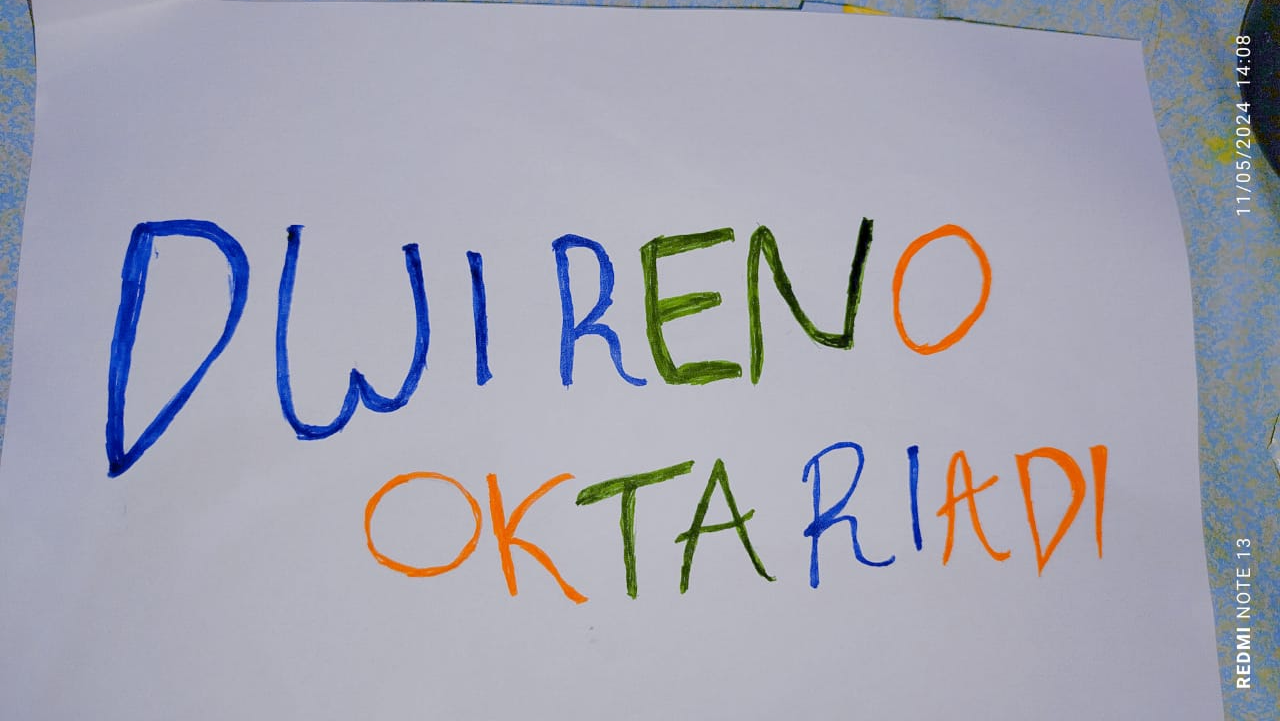
#> input picture Reno_124.jpg, 1280 x 721 px
$ jupyter execute --allow-errors 'Dwi reno Okta R_UTS PCD_B.ipynb'
#> lines starting #> are read from the running program, lines starting #| are printed output that depends on the picture
[cell 1]
import cv2
import matplotlib.pyplot as plt
import numpy as np

[cell 2]
img = cv2.imread("Reno_124.jpg")
#> img is the input picture: shape (721, 1280, 3); mean B, G, R 177.7, 164, 163.1

# deteksi warna citra

[cell 3]
alpha = 1.5
beta = 50
#> (the rest of this cell did not finish here and is left out)

# konversi ke rgb

#> (a cell that did not finish here is left out)

#> (a cell that did not finish here is left out)

# Menapilkan gambar

#> (a cell that did not finish here is left out)

# Menghitung histogram

[cell 7]
color = ('b','g','r')
#> (the rest of this cell did not finish here and is left out)

# Membuat list untuk menyimpan citra threshold

[cell 8]
thresh_images = []
titles = ['None', 'Blue', 'Red-Blue', 'Red-Green-Blue']

# Menghitung histogram dan nilai ambang batas

#> (a cell that did not finish here is left out)

# Menampilkan citra threshold

[cell 10]
plt.figure(figsize=(10, 10))
#> (the rest of this cell did not finish here and is left out)

[cell 11]
# Load the image
image = cv2.imread('Reno_124.jpg')

# Convert to RGB
image_rgb = cv2.cvtColor(image, cv2.COLOR_BGR2RGB)

# Split into RGB channels
R, G, B = cv2.split(image_rgb)
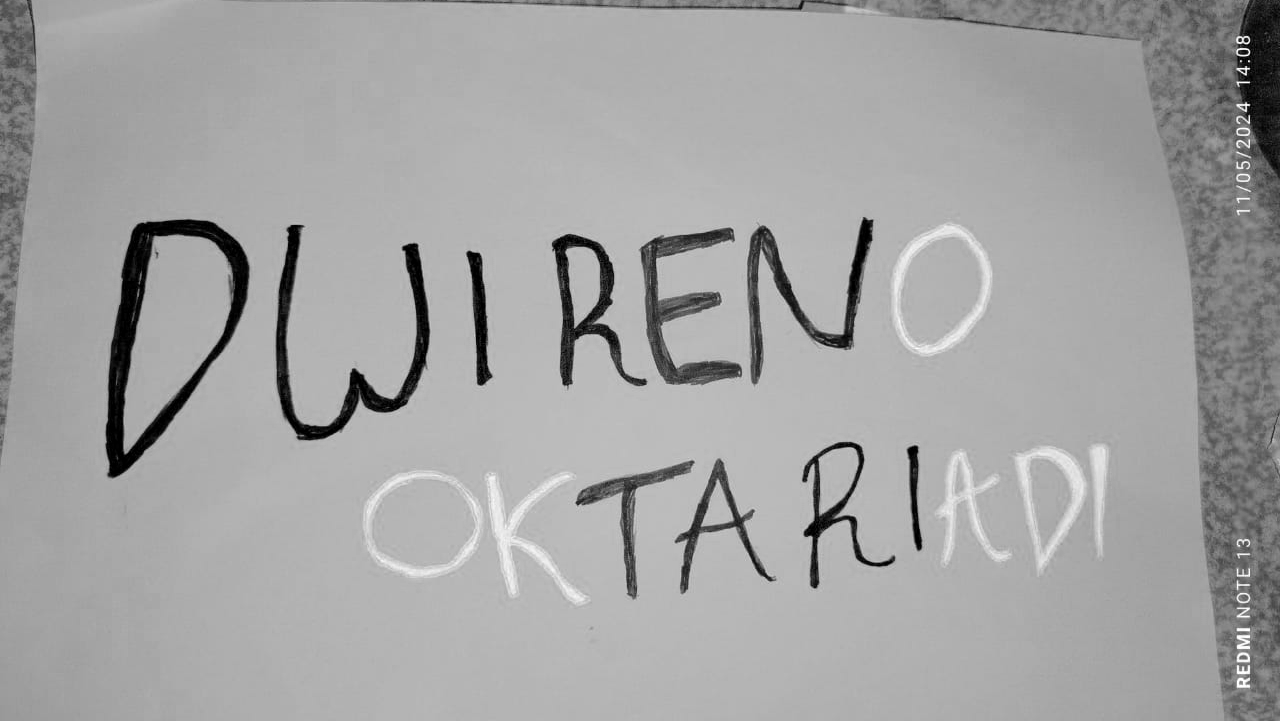
#> R: shape (721, 1280); min 0, max 255, mean 163.1
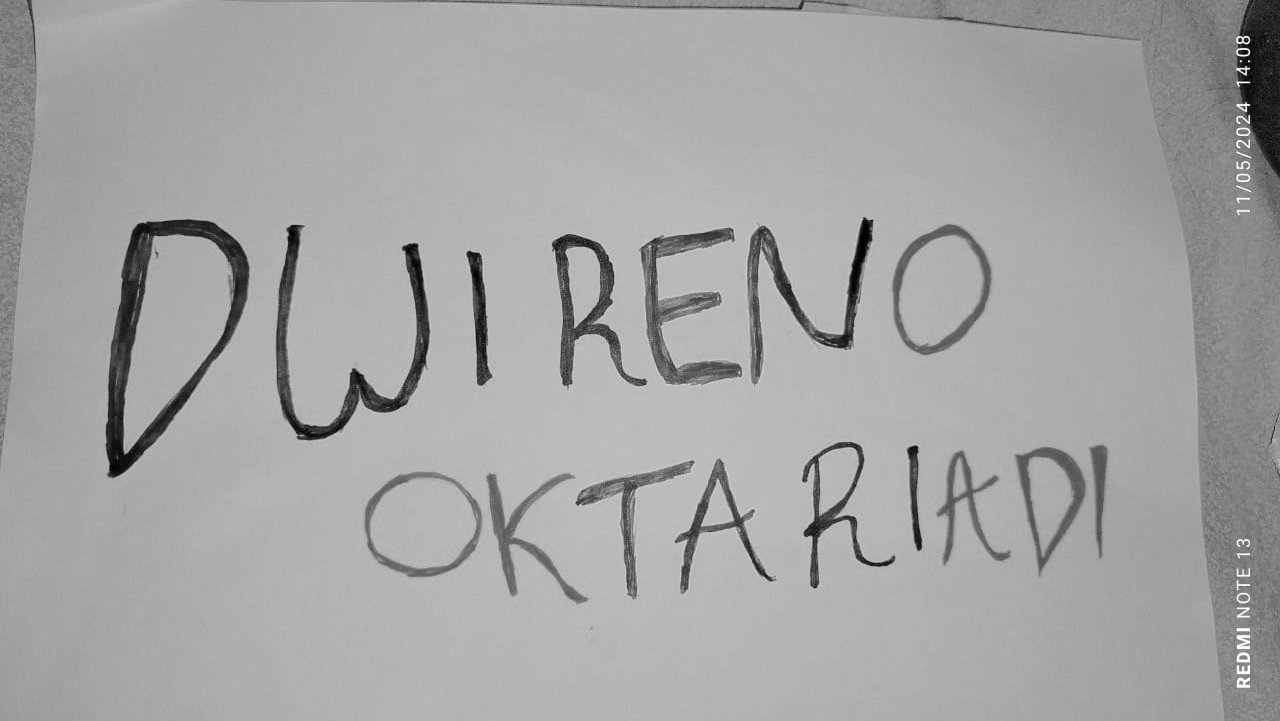
#> G: shape (721, 1280); min 0, max 255, mean 164
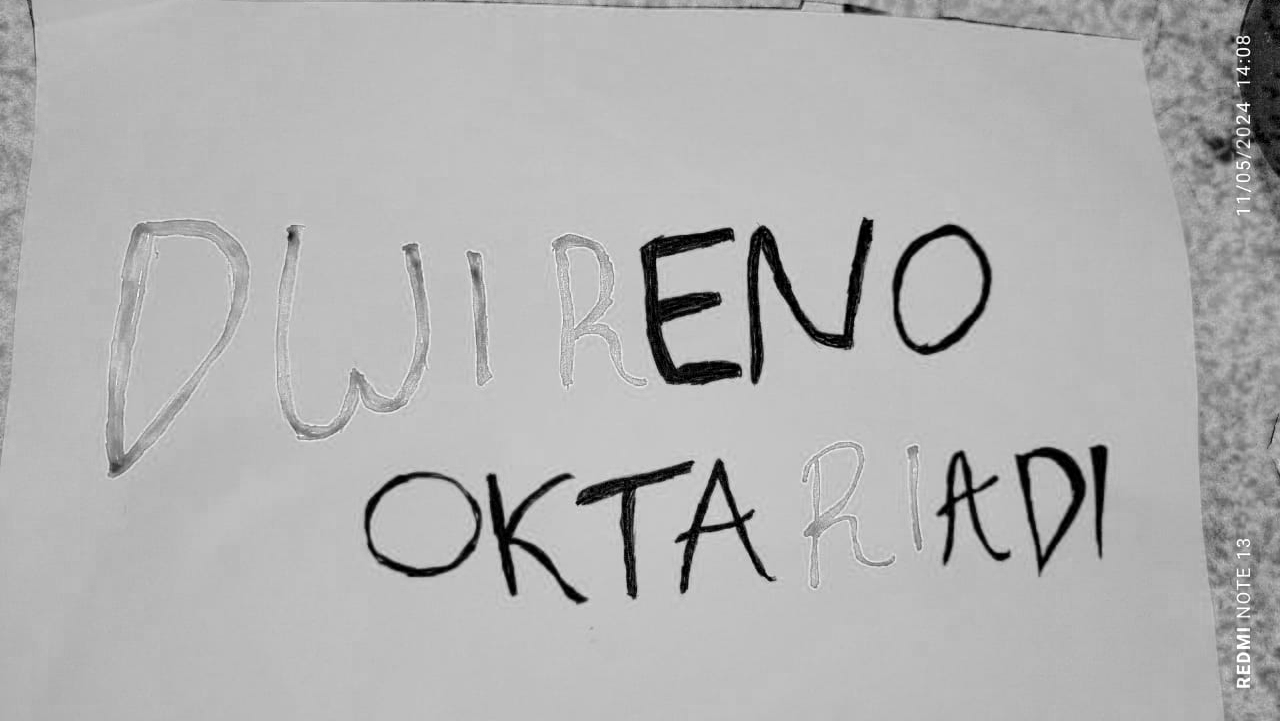
#> B: shape (721, 1280); min 0, max 255, mean 177.7

# Calculate histograms for each channel
hist_R = cv2.calcHist([R], [0], None, [256], [0,256])
#> hist_R = 256 values, max 53096 at index 180, min 3 at index 253, mean 3605
hist_G = cv2.calcHist([G], [0], None, [256], [0,256])
#> hist_G = 256 values, max 45918 at index 180, min 9 at index 213, mean 3605
hist_B = cv2.calcHist([B], [0], None, [256], [0,256])
#> hist_B = 256 values, max 71344 at index 190, min 12 at index 252, mean 3605

# Find thresholds for each channel
threshold_R = np.argmax(hist_R)
#> threshold_R = 180
threshold_G = np.argmax(hist_G)
#> threshold_G = 180
threshold_B = np.argmax(hist_B)
#> threshold_B = 190

# Sort thresholds
thresholds = sorted([threshold_R, threshold_G, threshold_B])
#> thresholds = [180, 180, 190]

# Print the thresholds
print("Thresholds (R, G, B):", thresholds)
#| Thresholds (R, G, B): [180, 180, 190]
